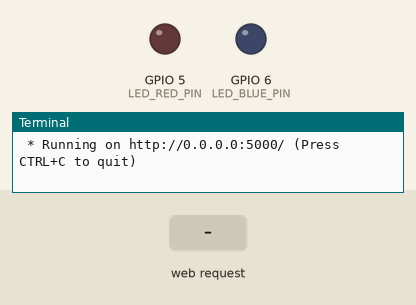
Simulated run of this program. Board: Raspberry Pi (BCM pin numbers). Parts: output pins drawn as LEDs (lit = HIGH), the last lines printed to the terminal. The test bench sets the inputs (shaded band). The clock reads 2024-03-15 10:24:30 at power-on unless the program sets it.

Above: at 1.2 s.
1.3 s: HTTP request for /red/on received
At 2.2 s:
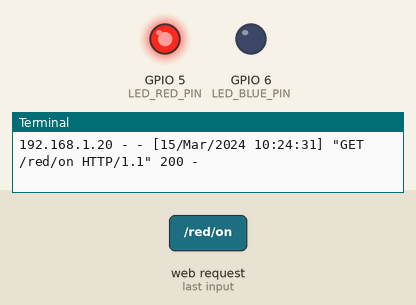
2.8 s: HTTP request for /blue/on received
At 3.3 s:
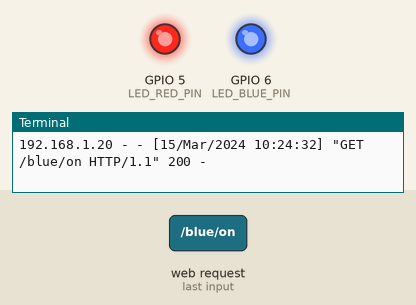
4.3 s: HTTP request for /red/off received
At 5.6 s:
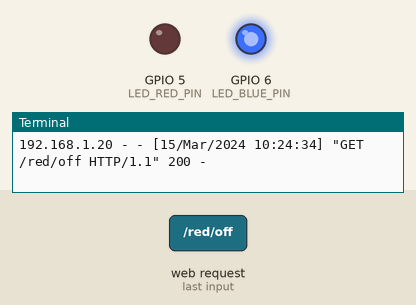
Timing chart, 0 to 7.3 s (numbered marks = the images above; inputs shaded):
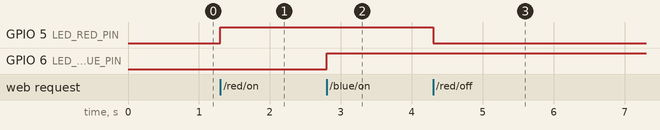

The program:

flask_led_task2.py
```python
from flask import Flask, render_template
import RPi.GPIO as GPIO

# Flask 객체 생성
# __name__은 파일명
LED_RED_PIN = 5
LED_BLUE_PIN = 6

app = Flask(__name__)
GPIO.setmode(GPIO.BCM)
GPIO.setup(LED_RED_PIN, GPIO.OUT)
GPIO.setup(LED_BLUE_PIN, GPIO.OUT)


# 라우팅을 위한 뷰 함수
@app.route("/")
def hello():
    return render_template("led2.html")
@app.route("/<color>/<op>")
def led_op(color, op):
    if color == "red":
        if op == "on":
            GPIO.output(LED_RED_PIN, GPIO.HIGH)
            return "LED RED ON"
        elif op == "off":
            GPIO.output(LED_RED_PIN, GPIO.LOW)
            return "LED RED OFF"
        else:
            return "ERROR"
    elif color == "blue":
        if op == "on":
            GPIO.output(LED_BLUE_PIN, GPIO.HIGH)
            return "LED BLUE ON"
        elif op == "off":
            GPIO.output(LED_BLUE_PIN, GPIO.LOW)
            return "LED BLUE OFF"
        else:
            return "ERROR"

# 터미널에서 직접 실행 시킨 경우
if __name__ == "__main__":
    try:
        app.run(host = "0.0.0.0")
    finally:
        GPIO.cleanup()
```

Measured:
- after the input at 1.3 s, GPIO 5 (LED_RED_PIN): LOW → HIGH at once
- after the input at 2.8 s, GPIO 6 (LED_BLUE_PIN): LOW → HIGH at once
- after the input at 4.3 s, GPIO 5 (LED_RED_PIN): HIGH → LOW at once
